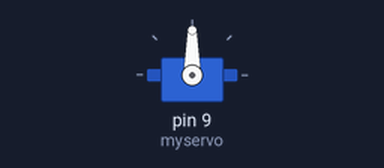
Bench run of a sketch on a simulated Arduino Uno, built with avr-gcc and run on an emulated ATmega328P. Shown: servo.

Above: at 0.4 s.
Timing chart, 0 to 1.9 s (numbered marks = the images above):
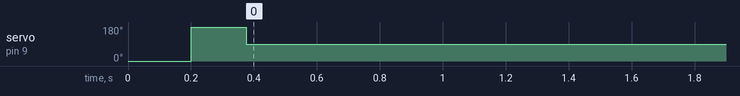

Measured:
- by itself, servo on pin 9 (myservo): 0° → 180° at 0.20 s, → 90° 0.18 s later

The sketch:

servo_2.ino
```cpp
#include <Servo.h>
#define SERVO_PIN 9
#define XJOY_PIN A1                  //X axis reading from joystick will go into analog pin A1
Servo myservo ;
int previousMillis=0;
 int pos=0;
void setup()
{
 Serial.begin(9600);
  myservo.attach(9);
  myservo.write(0);
  delay(200);
  myservo.write(180);
  delay(175);
//  test();

//myservo.write(45);

}

void loop()
{
   myservo.write(90);
 /* int currentMillis=millis();


if(currentMillis-previousMillis>=280)
{
   previousMillis = currentMillis;
   myservo.write(103);
   Serial.println("abc");
   delay(15);
}
else
{
   myservo.write(80);
   Serial.println("xyz");
   delay(30);
}


delay(275);
*/
}
```
